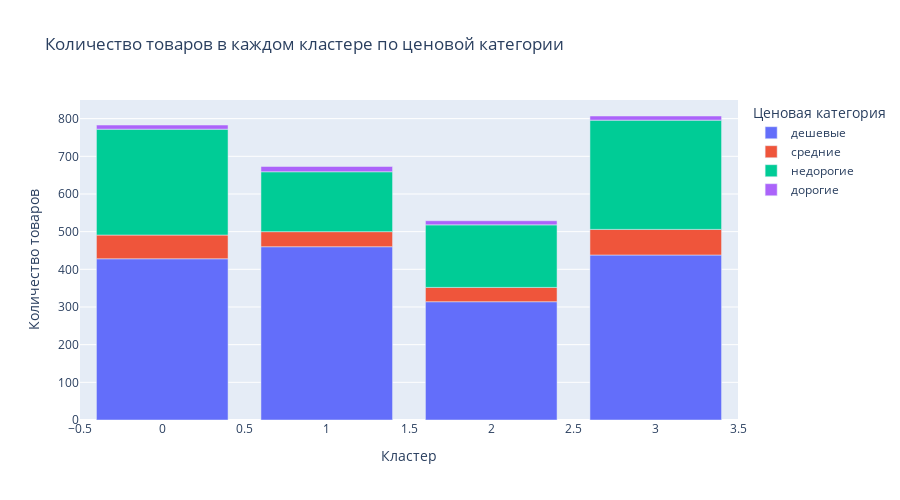

The notebook cell this image was saved under:
### Code cell
fig = px.bar(price_clust_category, x='cluster', y=['дешевые','средние','недорогие','дорогие'],
       title="Количество товаров в каждом кластере по ценовой категории", 
            height=500)
fig.update_layout (xaxis_title = 'Кластер', yaxis_title = 'Количество товаров', legend_title='Ценовая категория')
update_xtitle = ('Кластер')
update_xtitle = ('Количество товаров')
fig.show()

### Figure 1 — Plotly figure (JSON) as saved in the notebook; plotly's stock layout.template omitted (floating-point values rounded to 4 significant figures)
{"data": [{"alignmentgroup": "True", "hovertemplate": "variable=дешевые<br>cluster=%{x}<br>value=%{y}<extra></extra>", "legendgroup": "дешевые", "marker": {"color": "#636efa", "pattern": {"shape": ""}}, "name": "дешевые", "offsetgroup": "дешевые", "orientation": "v", "showlegend": true, "textposition": "auto", "type": "bar", "x": [3, 2, 1, 0], "xaxis": "x", "y": [438, 314, 460, 428], "yaxis": "y"}, {"alignmentgroup": "True", "hovertemplate": "variable=средние<br>cluster=%{x}<br>value=%{y}<extra></extra>", "legendgroup": "средние", "marker": {"color": "#EF553B", "pattern": {"shape": ""}}, "name": "средние", "offsetgroup": "средние", "orientation": "v", "showlegend": true, "textposition": "auto", "type": "bar", "x": [3, 2, 1, 0], "xaxis": "x", "y": [68, 38, 40, 63], "yaxis": "y"}, {"alignmentgroup": "True", "hovertemplate": "variable=недорогие<br>cluster=%{x}<br>value=%{y}<extra></extra>", "legendgroup": "недорогие", "marker": {"color": "#00cc96", "pattern": {"shape": ""}}, "name": "недорогие", "offsetgroup": "недорогие", "orientation": "v", "showlegend": true, "textposition": "auto", "type": "bar", "x": [3, 2, 1, 0], "xaxis": "x", "y": [290, 166, 159, 281], "yaxis": "y"}, {"alignmentgroup": "True", "hovertemplate": "variable=дорогие<br>cluster=%{x}<br>value=%{y}<extra></extra>", "legendgroup": "дорогие", "marker": {"color": "#ab63fa", "pattern": {"shape": ""}}, "name": "дорогие", "offsetgroup": "дорогие", "orientation": "v", "showlegend": true, "textposition": "auto", "type": "bar", "x": [3, 2, 1, 0], "xaxis": "x", "y": [11, 11, 14, 11], "yaxis": "y"}], "layout": {"barmode": "relative", "height": 500, "legend": {"title": {"text": "Ценовая категория"}, "tracegroupgap": 0}, "title": {"text": "Количество товаров в каждом кластере по ценовой категории"}, "xaxis": {"anchor": "y", "domain": [0, 1], "title": {"text": "Кластер"}}, "yaxis": {"anchor": "x", "domain": [0, 1], "title": {"text": "Количество товаров"}}}}
